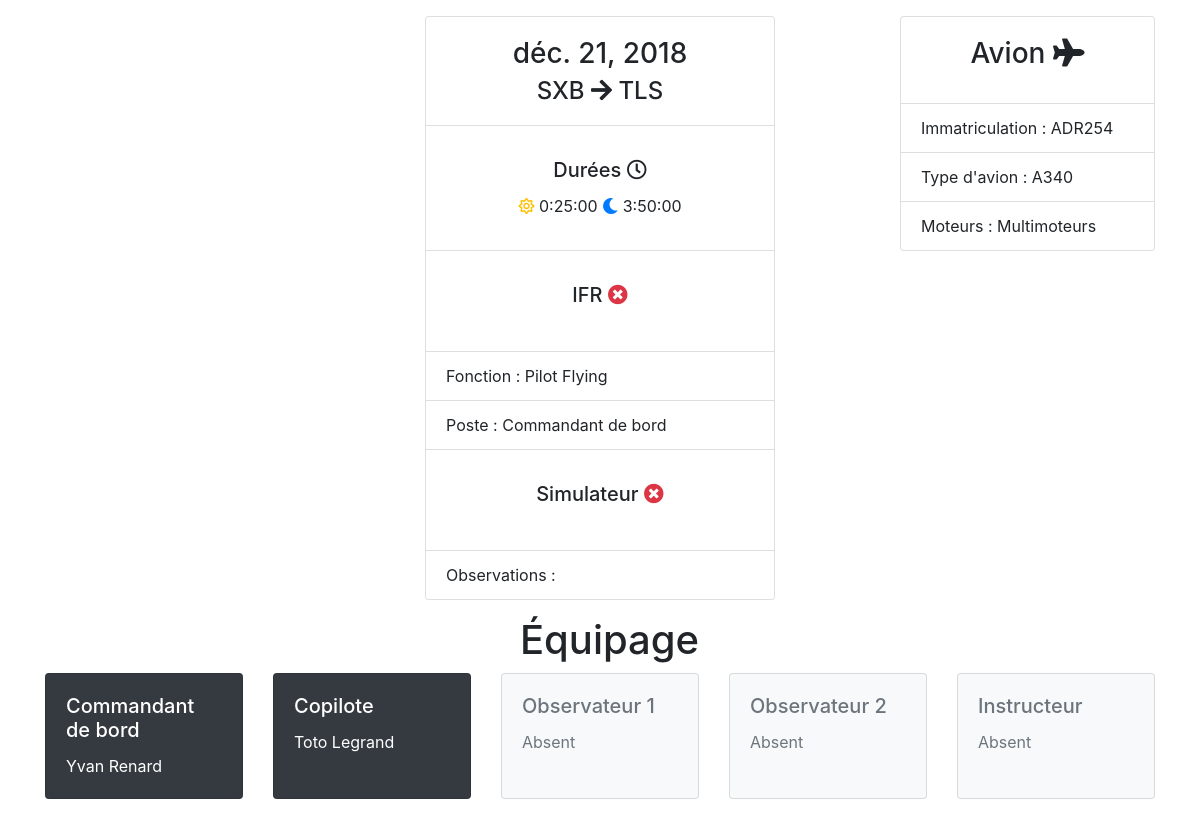
Page /vol/6/ on the committed database.
### vol/models.py (models this page shows)
class Vol(models.Model):
    FONCTION = (
        ('PF','Pilot Flying'),
        ('PNF','Pilot Non Flying'),
        ('MIX','Mix'),
    )
    POSTE = (
        ('CDB','Commandant de bord'),
        ('OPL','Copilote'),
        ('Instruct','Instructeur'),
        ('OBS','Observateur'),
    )
    date = models.DateField(
        verbose_name = 'Date du vol',
    )
    cdb = models.ForeignKey(
        Pilote,
        on_delete=models.PROTECT,
        related_name='%(class)s_cdb',
        verbose_name="Commandant de bord",
    )
    opl = models.ForeignKey(
        Pilote,
        on_delete=models.PROTECT,
        related_name='%(class)s_opl',
        verbose_name="Copilote",
    )
    obs1 = models.ForeignKey(
        Pilote,
        on_delete=models.PROTECT,
        related_name='%(class)s_obs1',
        verbose_name="Observateur 1",
        blank=True,
        null=True,
    )
    obs2 = models.ForeignKey(
        Pilote,
        on_delete=models.PROTECT,
        related_name='%(class)s_obs2',
        verbose_name="Observateur 2",
        blank=True,
        null=True,
    )
    instructeur = models.ForeignKey(
        Pilote,
        on_delete=models.PROTECT,
        related_name='%(class)s_instructeur',
        verbose_name="Instructeur",
        blank=True,
        null=True,
    )
    depart = models.ForeignKey(
        CodeAita,
        on_delete=models.PROTECT,
        related_name='%(class)s_depart',
        verbose_name = "Départ",
    )
    arrivee = models.ForeignKey(
        CodeAita,
        on_delete=models.PROTECT,
        related_name='%(class)s_arrivee',
        verbose_name = "Arrivée",
    )
    duree_jour = models.DurationField(
        verbose_name="Vol de jour",
        blank=True,
        null=True,
    )
    duree_nuit = models.DurationField(
        verbose_name="Vol de nuit",
        blank=True,
        null=True,
    )
    fonction = models.CharField(
        choices = FONCTION,
        verbose_name = 'Fonction occupée',
        max_length = 3
    )
    poste = models.CharField(
        choices = POSTE,
        verbose_name = 'Poste occupé',
        max_length = 20,
    )
    immatriculation = models.ForeignKey(
        Immatriculation,
        on_delete=models.PROTECT,
        related_name='%(class)s_immatriculation',
         verbose_name="Immatriculation de l'avion",
    )
    observation = models.TextField(
        verbose_name="Observations",
        blank=True,
    )
    vol_ifr = models.BooleanField(
        verbose_name="Vol IFR ?",
        default=False,
    )
    duree_ifr = models.DurationField(
        verbose_name="Durée IFR",
        blank=True,
        null=True,
    )
    vol_dc = models.BooleanField(
        verbose_name="Vol DC ?",
        default=False,
    )
    duree_dc = models.DurationField(
        verbose_name="Durée DC",
        blank=True,
        null=True,
    )
    vol_simu = models.BooleanField(
        verbose_name="Simulateur ?",
        default=False,
    )
    duree_simu = models.DurationField(
        verbose_name="Durée Simu",
        blank=True,
        null=True,
    )

class CodeAita(models.Model):
    code_aita = models.CharField(
        verbose_name = 'Code Aita',
        max_length = 5,
    )
    ville = models.CharField(
        verbose_name = "Ville",
        max_length = 50,
        blank=True,
        null=True,
    )
    def __str__(self):
        return self.code_aita

class Immatriculation(models.Model):
    immatriculation = models.CharField(
        verbose_name = 'Immatriculation de l\'avion',
        max_length = 10,
    )
    type_avion = models.ForeignKey(
        TypeAvion,
        on_delete=models.PROTECT
    )
    def __str__(self):
        return self.immatriculation

class TypeAvion(models.Model):
    NOMBRE_MOTEURS = (
        ('1','Monomoteur'),
        ('2','Multimoteurs'),
    )
    type_avion = models.CharField(
        verbose_name = 'Type d\'avion',
        max_length  = 255,
    )
    nb_moteurs = models.CharField(
        choices = NOMBRE_MOTEURS,
        max_length = 25,
        verbose_name = 'Nombre de moteurs',
       )
    def __str__(self):
        return self.type_avion

class Pilote(models.Model):
    prenom = models.CharField(
        verbose_name = 'Prénom',
        max_length = 255,
    )
    nom = models.CharField(
        verbose_name = 'Nom de famille',
        max_length = 255,
    )
    def __str__(self):
        return '%s %s' % (self.prenom, self.nom)

### vol/views.py (the view)
# urls.py: path('<int:vol_id>/', views.detail, name='detail'),
def detail(request,vol_id):
    vol = get_object_or_404(Vol, pk=vol_id)
    return render(request, 'vol/detail.html', {'vol': vol})

### vol/templates/vol/detail.html (shortened to what this page needs)
<!doctype html>
<html>
    <head>
        <link rel="stylesheet" href="https://stackpath.bootstrapcdn.com/bootstrap/4.1.3/css/bootstrap.min.css">
        <link rel="stylesheet" href="https://use.fontawesome.com/releases/v5.6.1/css/all.css">
    </head>
    <body>
    <div class="container">
        <div class="row"><p></p></div>
        <div class="row">
            <div class="col"></div>
            <div class="col-4">
                <div class="card" >
                    <div class="card-body text-center">
                        <h3 class="card-title">{{ vol.date }}</h3>
                        <h4 class="card-subtitle">{{ vol.depart }} <i class="fas fa-arrow-right"></i> {{ vol.arrivee }}</h4>
                    </div>
                    <ul class="list-group list-group-flush">
                        <li class="list-group-item">
                            <div class="card-body text-center">
                                    <h5 class="card-title">Durées <i class="far fa-clock"></i></h5>
                                    <i class="far fa-sun text-warning"></i> {{ vol.duree_jour }}
                                    <i class="fas fa-moon text-primary"></i> {{ vol.duree_nuit }}
                            </div>
                        </li>
                        <li class="list-group-item">
                                <div class="card-body text-center">
                                    <h5 class="card-title"> IFR
                                    {% if vol.arrivee_ifr %}
                                        <i class="fas fa-check-circle text-success"></i></h5>
                                        <i class="far fa-sun text-warning"></i> {{ vol.duree_ifr_jour }}
                                        <i class="fas fa-moon text-primary"></i> {{ vol.duree_ifr_nuit }}
                                    {% else %}
                                        <i class="fas fa-times-circle text-danger"></i>
                                    </h5>
                                    {% endif %}
                            </div>
                        </li>
                        <li class="list-group-item">Fonction : {{ vol.get_fonction_display }}</li>
                        <li class="list-group-item">Poste : {{ vol.get_poste_display }}</li>
                        <li class="list-group-item">
                                <div class="card-body text-center">
                                    <h5 class="card-title"> Simulateur
                                    {% if vol.simu %}
                                        <i class="fas fa-check-circle text-success"></i></h5>
                                        {{ vol.duree_simu }}
                                    {% else %}
                                        <i class="fas fa-times-circle text-danger"></i>
                                    </h5>
                                    {% endif %}
                            </div>
                        </li>
                        <li class="list-group-item">Observations : {{ vol.observation }}</li>
                    </ul>
                </div>
            </div>
            <div class="col-1"></div>
            <div class="col-3">
                <div class="card" >
                    <div class="card-body text-center">
                        <h3 class="card-title">Avion <i class="fas fa-plane"></i> </h3>
                    </div>
                    <ul class="list-group list-group-flush">
                        <li class="list-group-item">Immatriculation : {{ vol.immatriculation }}</li>
                        <li class="list-group-item">Type d'avion : {{ vol.immatriculation.type_avion }}</li>
                        <li class="list-group-item">Moteurs : {{ vol.immatriculation.type_avion.get_nb_moteurs_display }}</li>
                    </ul>
                </div>
            </div>
        </div>
        <div class="row"><p></p></div>
        <div class="row">
                <div class="col-5"></div>
                <div class="col-2"><h1>Équipage</h1></div>
                <div class="col-5"></div>
        </div>
        <div class="row">
            <div class="col"></div>
            <div class="col-12">
                <div class="card-deck">
                    <div class="card text-white bg-dark">
                        <div class="card-body">
                            <h5 class="card-title">Commandant de bord</h5>
                            <p class="card-text">{{ vol.cdb }}</p>
                        </div>
                    </div>
                    <div class="card text-white bg-dark">
                        <div class="card-body">
                        <h5 class="card-title">Copilote</h5>
                        <p class="card-text">{{ vol.opl }}</p>
                        </div>
                    </div>
                    {% if vol.obs1 %}
                        <div class="card text-white bg-dark">
                    {% else %}
                        <div class="card text-muted bg-light border-style: dashed;">
                    {% endif %}
                            <div class="card-body">
                                <h5 class="card-title">Observateur 1</h5>
                                {% if vol.obs1 %}
                                    <p class="card-text">{{ vol.obs1 }}</p>
                                {% else %}
                                    <p class="card-text">Absent</p>
                                {% endif %}
                            </div>
                        </div>
                    {% if vol.obs2 %}
                        <div class="card text-white bg-dark">
                    {% else %}
                        <div class="card text-muted bg-light border-style: dashed;">
                    {% endif %}
                            <div class="card-body">
                                <h5 class="card-title">Observateur 2</h5>
                                {% if vol.obs2 %}
                                    <p class="card-text">{{ vol.obs2 }}</p>
                                {% else %}
                                    <p class="card-text">Absent</p>
                                {% endif %}
                            </div>
                        </div>
                    {% if vol.instructeur %}
                        <div class="card text-white bg-dark">
                    {% else %}
                        <div class="card text-muted bg-light border-style: dashed;">
                    {% endif %}
                            <div class="card-body">
                                <h5 class="card-title">Instructeur</h5>
                                {% if vol.instructeur %}
                                    <p class="card-text">{{ vol.instructeur }}</p>
                                {% else %}
                                    <p class="card-text">Absent</p>
                                {% endif %}
                            </div>
                        </div>
                </div>
            </div>
            <div class="col"></div>
        </div>
        <div class="row"><p></p></div>
    </div>
    </body>
</html>

### rows in the picture
Vol: date "déc. 21, 2018", depart "SXB", arrivee "TLS", duree_jour "0:25:00", duree_nuit "3:50:00", fonction "Pilot Flying", poste "Commandant de bord", immatriculation "ADR254", immatriculation.type_avion "A340", immatriculation.type_avion.nb_moteurs "Multimoteurs", cdb "Yvan Renard", opl "Toto Legrand"
